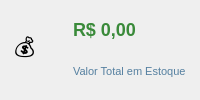
        <widget class="QFrame" name="cardValorTotal">
         <property name="styleSheet">
          <string notr="true">QFrame#cardValorTotal{background-color:#ffffff;border:1px solid #a8c4d8;border-radius:6px;}</string>
         </property>
         <layout class="QHBoxLayout" name="cardValorTotalHL">
          <property name="leftMargin">
           <number>14</number>
          </property>
          <property name="topMargin">
           <number>8</number>
          </property>
          <property name="rightMargin">
           <number>14</number>
          </property>
          <property name="bottomMargin">
           <number>8</number>
          </property>
          <item>
           <widget class="QLabel" name="lblIconValorTotal">
            <property name="styleSheet">
             <string notr="true">font-size:22px;</string>
            </property>
            <property name="text">
             <string>💰</string>
            </property>
           </widget>
          </item>
          <item>
           <layout class="QVBoxLayout">
            <property name="spacing">
             <number>0</number>
            </property>
            <item>
             <widget class="QLabel" name="lblValorTotalGeral">
              <property name="styleSheet">
               <string notr="true">font-size:18px;font-weight:bold;color:#3a8a3a;</string>
              </property>
              <property name="text">
               <string>R$ 0,00</string>
              </property>
             </widget>
            </item>
            <item>
             <widget class="QLabel" name="lblValorTotalGeralLabel">
              <property name="styleSheet">
               <string notr="true">font-size:11px;color:#5580a0;</string>
              </property>
              <property name="text">
               <string>Valor Total em Estoque</string>
              </property>
             </widget>
            </item>
           </layout>
          </item>
         </layout>
        </widget>
